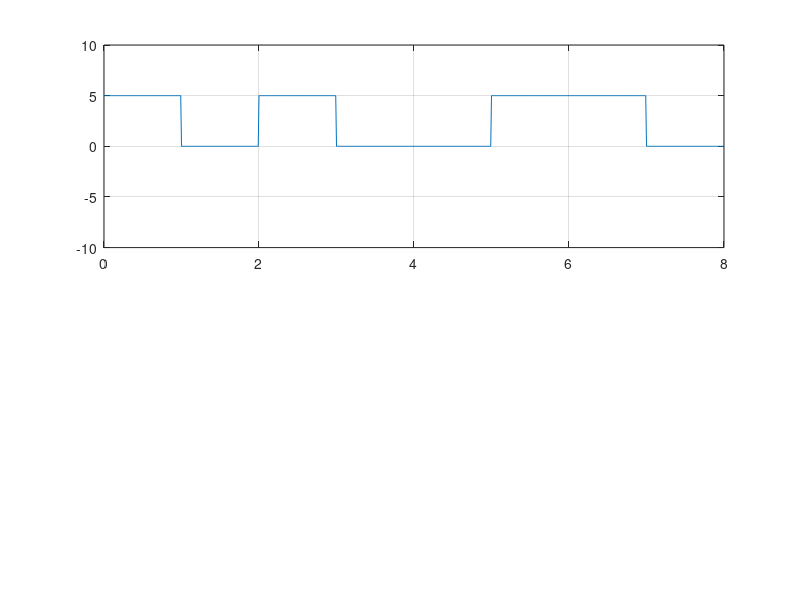

This chart was generated by the following MATLAB code:
clc;
clear;
bit_seq = [1,0,1,0,0,1,1,0];
bit_dur = 1;
T = size(bit_seq,2) * bit_dur;
Fs = 100;
t = 0:1/Fs:T;
v0 = 0;
v1 = 5;
x_dig = zeros(1,size(t,2));

for i = 1:size(bit_seq,2)
  if bit_seq(i) == 1
    x_dig((i-1)*Fs*bit_dur+1:i*Fs*bit_dur) = v1;
  else
    x_dig((i-1)*Fs*bit_dur+1:i*Fs*bit_dur) = v0;
  endif
endfor

subplot(2,1,1)
plot(t,x_dig)
xlim([0,T])
ylim([-10,10])
grid on

#Demodulation 
counter = 0;

for i = 1 : size(t,2)
  if t(i) > counter
    counter = counter + 1
    result(counter) = x_dig(i)/v1
  endif
endfor
  
disp('NRZ Unipolar Decoding')
disp(result)
